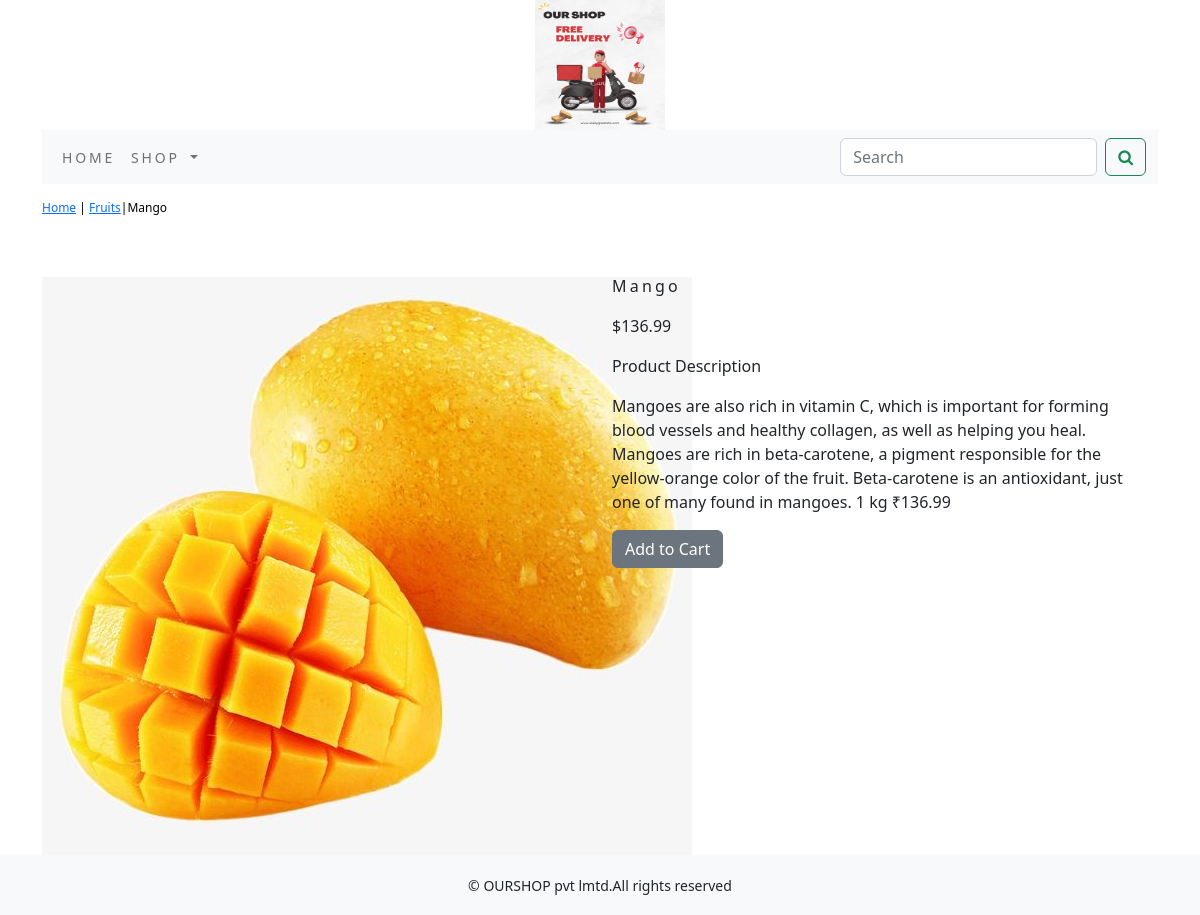
The page /shop/fruits/mango/ on the database its author committed.
### shop/models.py (models this page shows, shortened)
class Product(models.Model):
    name=models.CharField(max_length=250,unique=True)
    slug=models.SlugField(max_length=250,unique=True)
    description=models.TextField(blank=True)
    price=models.DecimalField(max_digits=10,decimal_places=2)
    category=models.ForeignKey(Category,on_delete=models.CASCADE)
    image = models.ImageField(upload_to='product', blank=True)
    stock=models.IntegerField()
    available=models.BooleanField(default=True)
    created=models.DateTimeField(auto_now_add=True)
    updated=models.DateTimeField(auto_now=True)
    class Meta:
        ordering = ('name',)
        verbose_name = 'product'
        verbose_name_plural = 'products'

class Category(models.Model):
    name=models.CharField(max_length=250,unique=True)
    slug=models.SlugField(max_length=250,unique=True)
    description=models.TextField(blank=True)
    image=models.ImageField(upload_to='category',blank=True)
    class Meta:
        ordering=('name',)
        verbose_name='category'
        verbose_name_plural='categories'
    def get_url(self):
            return reverse('shop:products_by_category',args=[self.slug])
    def __str__(self):
        return '{}'.format(self.name)

### shop/views.py (the view)
# urls.py: path('<slug:c_slug>/<slug:product_slug>/',views.proDetail,name='prodCatdetail')
def proDetail(request,c_slug,product_slug):
    try:
        product=Product.objects.get(category__slug=c_slug,slug=product_slug)
    except Exception as e:
        raise e
    return render(request,'product.html',{'product':product})

### cart/context_processors.py (called while the page is built)
def counter(request):
    item_count=0
    if 'admin' in request.path:
        return  {}
    else:
        try:
            cart=Cart.objects.filter(cart_id=_cart_id(request))
            car_items=CartItem.objects.all().filter(cart=cart[:1])
            for cart_item in car_items:
                item_count += cart_item.quantity
        except Cart.DoesNotExist:
            item_count=0
    return dict(item_count=item_count)

### cart/views.py (called while the page is built)
def _cart_id(request):
    cart=request.session.session_key
    if not cart:
        cart=request.session.create()
    return cart

### shop/context_processors.py (called while the page is built)
def menu_links(request):
    links=Category.objects.all()
    return dict(links=links)

### template/product.html (shortened to what this page needs)
{% extends 'base.html' %}
{% load static %}
{% block content %}
<div class="row my_prod_row_class">
    <div class="mx_auto">
        <p><a href="{% url 'shop:allProdCat' %}">Home</a> | <a href="{{product.category.get_url}}">{{product.category}}</a>|{{product.name}}</p>
    </div>
</div>
<br>
<div class="row">
    <div class="col-12 col-sm-12 col-md-12 col-lg-6 text-center">
        <div style="min-width:18rem;">
            <img src="{{product.image.url}}" alt="{{product.name}}">
        </div>
</div>
        <div class="col-12 col-sm-12 col-md-12 col-lg-6">
            <div>
            <h1 class="my_prod_title">{{product.name}}</h1>
            <p>${{product.price}}</p>
            <p class="my_title">Product Description</p>
            <p class="text-justify my_prod_text">{{product.description}}</p>
            {% if product.stock <= 0 %}
            <p class="text-justify my_prod_text"><b>Out of stock</b></p>
            {% else %}
            <a class="btn btn-secondary" href="{% url 'cart:add_cart' product.id %}">Add to Cart</a>
            {% endif %}
        </div>
    </div>
</div>
{% endblock %}

### static/css/custom.css (style rules this page uses)
body { font-family: 'Acme', sans-serif; }
.my_prod_row_class { padding-top:15px; padding-bottom:20px; }
.my_prod_row_class .mx_auto { color:#000; font-size:12px; text-decoration:none; }
.my_prod_title { font-size:16px; text_transform:uppercase; letter-spacing:.2em; padding-top=15px; padding-bottom:10px; }
.my_prod_text { padding-right:20px; }

### rows shown on the page
Product: category "Fruits", name "Mango", image (picture), price "136.99", description "Mangoes are also rich in vitamin C, which is important for forming blood vessels and healthy collagen, as well as helping you heal. Mangoes are rich in beta-carotene, a pigment responsible for the yellow-orange color of the fruit. Beta-carotene is an antioxidant, just one of many found in mangoes. 1 kg ₹136.99"
